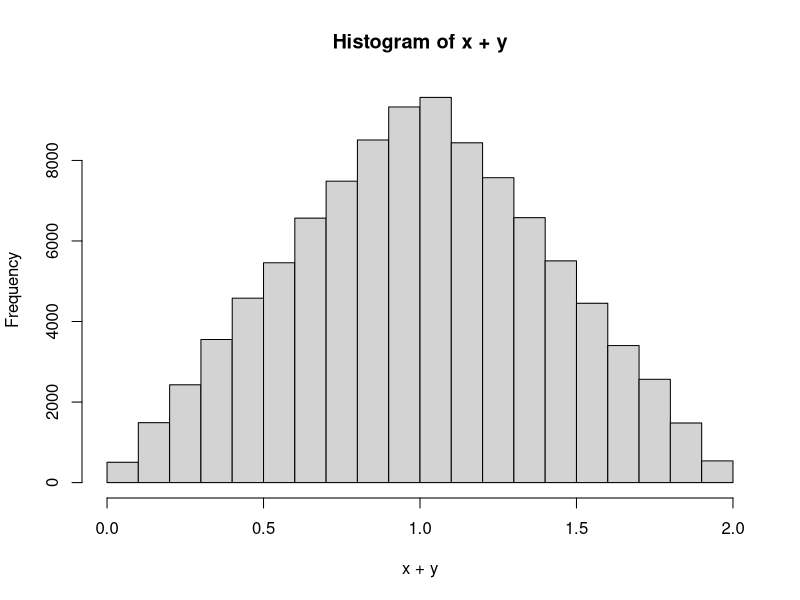

Reproduce this figure in R.
# 单变量 Y = g(X)
# f_Y(y) = f_X(x) * |dx/dy|
# 多元变量 Y = g(X)
# f_Y(y) = f_X(x) * |det(dx/dy)| 其中dx/dy是Jacobian matrix, f_X(x)是X的联合分布, f_Y(y)是Y的联合分布

# Sum and Convolution
# T = X + Y, X~U(0,1), Y~U(0,1), X and Y iid
x <- runif(10^5)
y <- runif(10^5)
hist(x + y)
